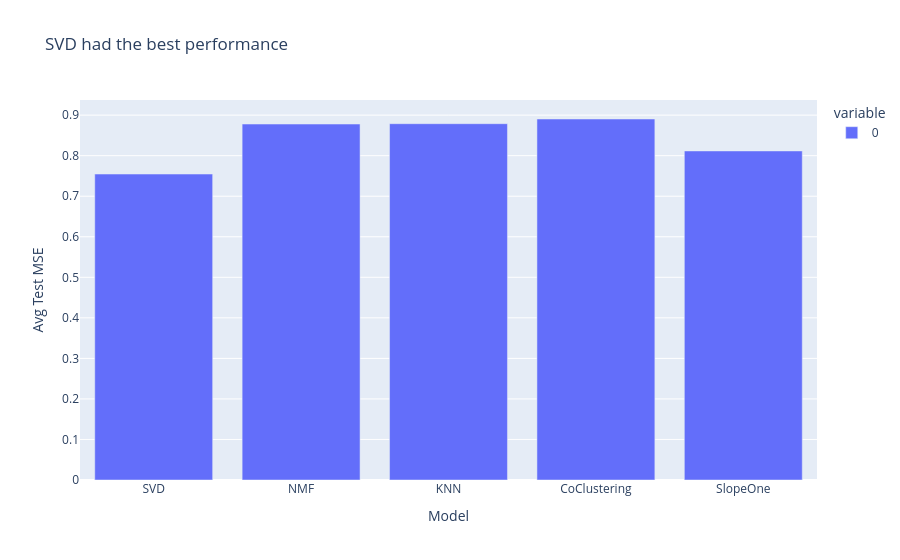

The code cell stored with this chart in its notebook:
### Code cell
fig = px.bar(cv_df, title='SVD had the best performance', labels={'index': 'Model', 'value': 'Avg Test MSE'})
fig.write_image('images/score.png')
fig.show()

### Figure 1 — Plotly figure (JSON) as saved in the notebook; plotly's stock layout.template omitted (floating-point values rounded to 4 significant figures)
{"data": [{"hovertemplate": "variable=0<br>Model=%{x}<br>Avg Test MSE=%{y}<extra></extra>", "legendgroup": "0", "marker": {"color": "#636efa", "pattern": {"shape": ""}}, "name": "0", "orientation": "v", "showlegend": true, "textposition": "auto", "x": ["SVD", "NMF", "KNN", "CoClustering", "SlopeOne"], "xaxis": "x", "y": [0.7547, 0.878, 0.8789, 0.8905, 0.8117], "yaxis": "y", "type": "bar"}], "layout": {"xaxis": {"anchor": "y", "domain": [0.0, 1.0], "title": {"text": "Model"}}, "yaxis": {"anchor": "x", "domain": [0.0, 1.0], "title": {"text": "Avg Test MSE"}}, "legend": {"title": {"text": "variable"}, "tracegroupgap": 0}, "title": {"text": "SVD had the best performance"}, "barmode": "relative"}}
